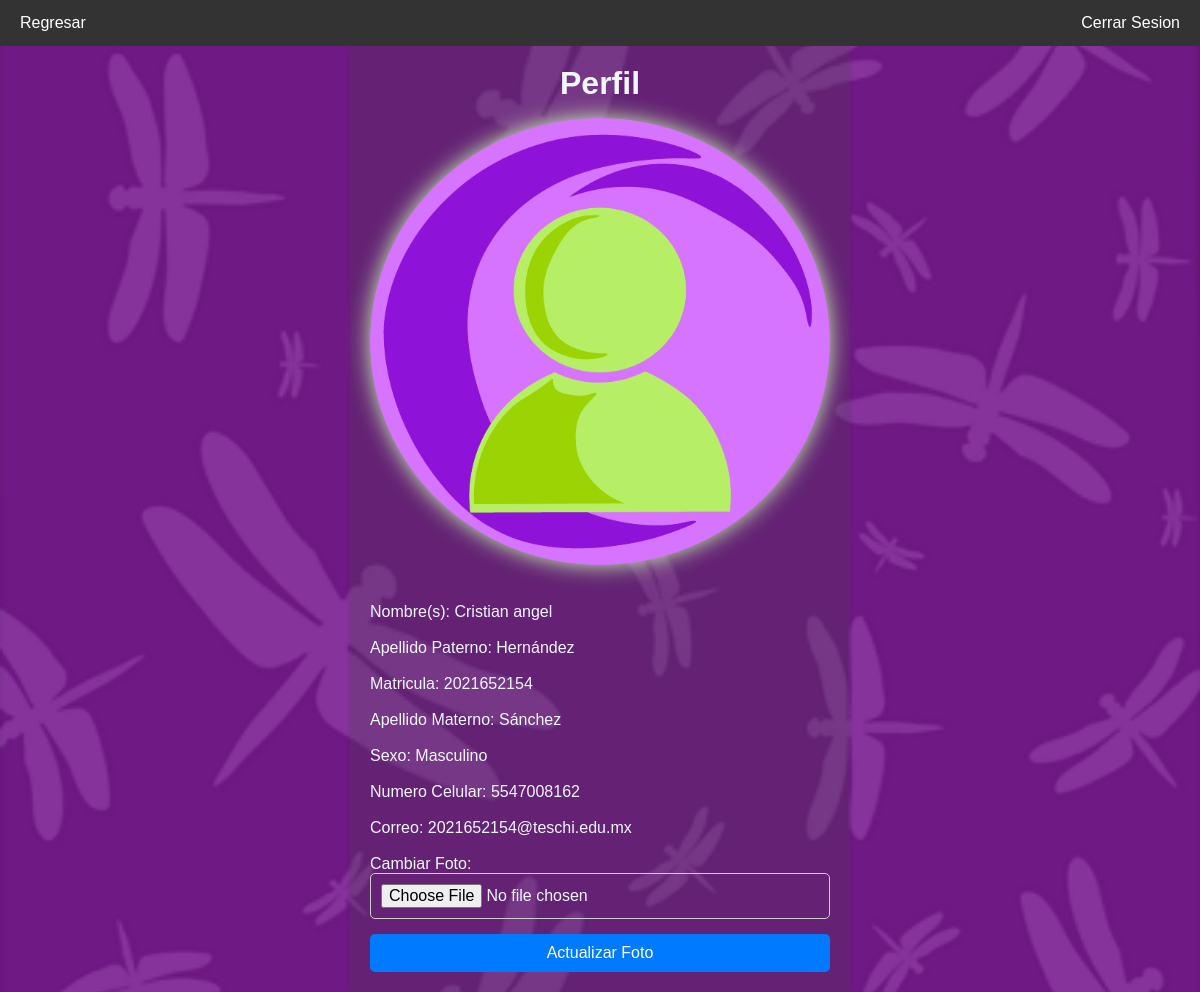
The page /perfil.php (signed in) on the database its author committed.
### tables this page shows
CREATE TABLE `persona` (
  `idPersona` int(20) NOT NULL,
  `nombre` varchar(100) DEFAULT NULL,
  `apPaterno` varchar(100) DEFAULT NULL,
  `apMaterno` varchar(100) DEFAULT NULL,
  `telefono` varchar(20) DEFAULT NULL,
  `correo` varchar(100) DEFAULT NULL,
  `sexo` varchar(10) DEFAULT NULL,
  `idTipoPersona` int(11) DEFAULT NULL
);

### perfil.php (the view, shortened to what this page needs)
<?php
$pdo = Database::getInstance();
?>
<!DOCTYPE html>
<html lang="en">
<head>
    <link rel="stylesheet" href="assets/css/base.css">
    <link rel="stylesheet" href="assets/css/layout.css">
    <link rel="stylesheet" href="assets/css/components.css">
</head>
<body>
    <?php
        try {
            $idPersona = $_SESSION['idPersona'];
            $sql = "
                SELECT p.nombre, p.apPaterno, p.apMaterno, p.sexo, e.idCarrera, p.telefono, p.correo, u.imagen
                FROM persona p
                JOIN expediente e ON p.idPersona = e.idPersona
                JOIN usuario u ON p.idPersona = u.idPersona
                WHERE p.idPersona = :idPersona
            ";
            $stmt = $pdo->prepare($sql);
            $stmt->bindParam(':idPersona', $idPersona, PDO::PARAM_INT);
            $stmt->execute();
            $datosPersona = $stmt->fetch(PDO::FETCH_ASSOC);
        } catch (PDOException $e) {
            echo 'Query failed: ' . $e->getMessage();
        }
    ?>
    <div class="container  centered">
        <div class="card" style="text-align: left;">
            <div class="navbar">
                <a href="menu.php">Regresar</a>
                <a href='index.php?exit=true' style="float: right;">Cerrar Sesion</a>
            </div>
            <div class="title">
                <h1>Perfil</h1>
            </div>
            <img src="<?php echo ($datosPersona['imagen'] == '' ? 'assets/imgs/usuariofoto.png' : $datosPersona['imagen'] );?>" alt="Foto de Perfil" class="profile-foto">
            <br><p >Nombre(s): <?php echo $datosPersona['nombre'];?></p>
            <br><p >Apellido Paterno: <?php echo $datosPersona['apPaterno'];?></p>
            <br><p >Matricula: <?php echo $idPersona; ?> </p>
            <br><p >Apellido Materno: <?php echo $datosPersona['apMaterno'];?></p>
            <br><p >Sexo: <?php echo ($datosPersona['sexo'] == 'M' ? 'Masculino' : 'Femenino');?></p>
            <br><p >Numero Celular: <?php echo $datosPersona['telefono'];?></p>
            <br><p >Correo: <?php echo $datosPersona['correo'];?></p>
            <br>
            <form action="controller/actualizarFoto.php" class="form" method="POST" enctype="multipart/form-data">
                <p >Cambiar Foto:</p>
                <input type="file" id="imagen" name="imagen" accept="image/*" src="<?php echo $datosPersona['imagen'];?>" required>
                <button type="submit" class="btn-primary">Actualizar Foto</button>
            </form>
        </div>
    </div>
</body>
</html>

### assets/css/base.css (style rules this page uses)
* { margin: 0; padding: 0; box-sizing: border-box; }
body { font-family: Arial, sans-serif; background-color: #cfd8dc; display: flex; justify-content: center; align-items: center; background-image: url("../imgs/fondo-morado.png"); background-repeat: no-repeat, repeat; background-size: cover; background-position: center; background-attachment: fixed; }
a { text-decoration: none; color: inherit; cursor: pointer; }
h1, h2, h3, h4, h5, h6 { margin-bottom: 1rem; }

### assets/css/layout.css (style rules this page uses)
.container { width: 100%; max-width: 1200px; margin: 0 auto; margin-top: 45px; }
.centered { display: flex; justify-content: center; align-items: center; height: 100%; }
.card { background-color: #4745483e; padding: 20px; box-shadow: 0 2px 4px rgba(0, 0, 0, 0.1); width: 100%; height: 100%; max-width: 500px; min-height: 100vh; box-sizing: border-box; color: aliceblue; }
.title { text-align: center; }
.navbar { width: 100%; background-color: #333; overflow: hidden; position: fixed; top: 0; left: 0; z-index: 1000; }
.navbar a { float: left; display: block; color: white; text-align: center; padding: 14px 20px; text-decoration: none; }

### assets/css/components.css (style rules this page uses)
.form { display: flex; flex-direction: column; }
.form input, select { padding: 10px; margin-bottom: 15px; border: 1px solid #ccc; border-radius: 5px; font-size: 16px; }
.form .btn-primary { padding: 10px; border: none; border-radius: 5px; background-color: #007bff; color: white; font-size: 16px; cursor: pointer; transition: background-color 0.3s ease; }
.card img { display: block; max-width: 100%; height: auto; margin: 0 auto 20px; }
.card .profile-foto { border-radius: 50%; filter: drop-shadow(0 0 0.70rem #c8f8b1); }

### rows shown on the page
persona: nombre "Cristian angel", apPaterno "Hernández", apMaterno "Sánchez", telefono "5547008162", correo "2021652154@teschi.edu.mx"

### other values the page prints
$idPersona "2021652154"
